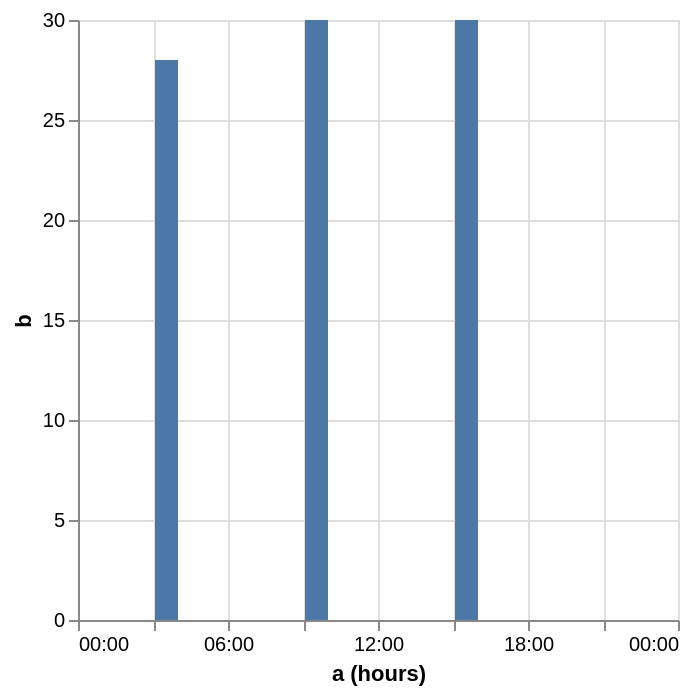

Source (Vega-Lite JSON):
### Vega specification from a JSON file in a GitHub repository (floating-point values rounded to 4 significant figures)
{"$schema": "https://vega.github.io/schema/vega/v6.json", "description": "Customizing time scale domain.", "background": "white", "padding": 5, "width": 300, "height": 300, "style": "cell", "data": [{"name": "source_0", "values": [{"a": "December 17, 1995 03:00:00", "b": 28}, {"a": "December 17, 1995 09:00:00", "b": 30}, {"a": "December 17, 1995 15:00:00", "b": 30}]}, {"name": "data_0", "source": "source_0", "transform": [{"type": "formula", "expr": "toDate(datum[\"a\"])", "as": "a"}, {"field": "a", "type": "timeunit", "units": ["hours"], "as": ["hours_a", "hours_a_end"]}, {"type": "stack", "groupby": ["hours_a"], "field": "b", "sort": {"field": [], "order": []}, "as": ["b_start", "b_end"], "offset": "zero"}, {"type": "filter", "expr": "(isDate(datum[\"hours_a\"]) || (isValid(datum[\"hours_a\"]) && isFinite(+datum[\"hours_a\"]))) && isValid(datum[\"b\"]) && isFinite(+datum[\"b\"])"}]}], "marks": [{"name": "marks", "type": "rect", "style": ["bar"], "from": {"data": "data_0"}, "encode": {"update": {"fill": {"value": "#4c78a8"}, "ariaRoleDescription": {"value": "bar"}, "description": {"signal": "\"a (hours): \" + (timeFormat(datum[\"hours_a\"], timeUnitSpecifier([\"hours\"], {\"year-month\":\"%b %Y \",\"year-month-date\":\"%b %d, %Y \"}))) + \"; b: \" + (format(datum[\"b\"], \"\"))"}, "x2": {"scale": "x", "field": "hours_a", "offset": {"signal": "0.5 + (abs(scale(\"x\", datum[\"hours_a_end\"]) - scale(\"x\", datum[\"hours_a\"])) < 0.25 ? -0.5 * (0.25 - (abs(scale(\"x\", datum[\"hours_a_end\"]) - scale(\"x\", datum[\"hours_a\"])))) : 0.5)"}}, "x": {"scale": "x", "field": "hours_a_end", "offset": {"signal": "0.5 + (abs(scale(\"x\", datum[\"hours_a_end\"]) - scale(\"x\", datum[\"hours_a\"])) < 0.25 ? 0.5 * (0.25 - (abs(scale(\"x\", datum[\"hours_a_end\"]) - scale(\"x\", datum[\"hours_a\"])))) : -0.5)"}}, "y": {"scale": "y", "field": "b_end"}, "y2": {"scale": "y", "field": "b_start"}}}}], "scales": [{"name": "x", "type": "time", "domain": [{"signal": "datetime(2012, 0, 1, 0, 0, 0, 0)"}, {"signal": "datetime(2012, 0, 1, 24, 0, 0, 0)"}], "range": [0, {"signal": "width"}]}, {"name": "y", "type": "linear", "domain": {"data": "data_0", "fields": ["b_start", "b_end"]}, "range": [{"signal": "height"}, 0], "nice": true, "zero": true}], "axes": [{"scale": "x", "orient": "bottom", "gridScale": "y", "grid": true, "tickMinStep": {"signal": "datetime(2001, 0, 1, 1, 0, 0, 0) - datetime(2001, 0, 1, 0, 0, 0, 0)"}, "domain": false, "labels": false, "aria": false, "maxExtent": 0, "minExtent": 0, "ticks": false, "zindex": 0}, {"scale": "y", "orient": "left", "gridScale": "x", "grid": true, "tickCount": {"signal": "ceil(height/40)"}, "domain": false, "labels": false, "aria": false, "maxExtent": 0, "minExtent": 0, "ticks": false, "zindex": 0}, {"scale": "x", "orient": "bottom", "grid": false, "title": "a (hours)", "format": {"signal": "timeUnitSpecifier([\"hours\"], {\"year-month\":\"%b %Y \",\"year-month-date\":\"%b %d, %Y \"})"}, "labelFlush": true, "labelOverlap": true, "tickMinStep": {"signal": "datetime(2001, 0, 1, 1, 0, 0, 0) - datetime(2001, 0, 1, 0, 0, 0, 0)"}, "zindex": 0}, {"scale": "y", "orient": "left", "grid": false, "title": "b", "labelOverlap": true, "tickCount": {"signal": "ceil(height/40)"}, "zindex": 0}]}
